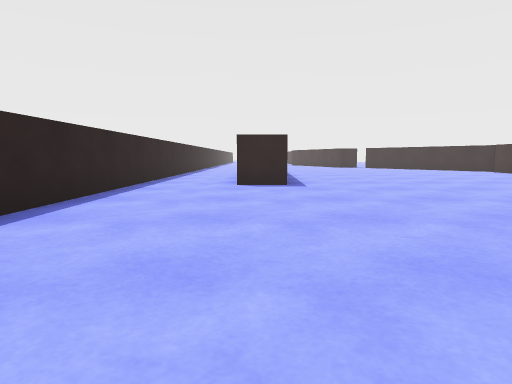
[1] (above)

16 first-person views from a walk through a Unity game level. The camera is 0.56 m above the floor, tilts 6° down and sees 75° across. The floor is counted in squares, 1 m on a side. Each view is taken from the middle of a square. On the plan, view 1 faces up. The plan holds only what a view shows up to about 9 squares ahead; the rest is blank. The place goes on beyond the plan. The player character is not drawn.

[2]
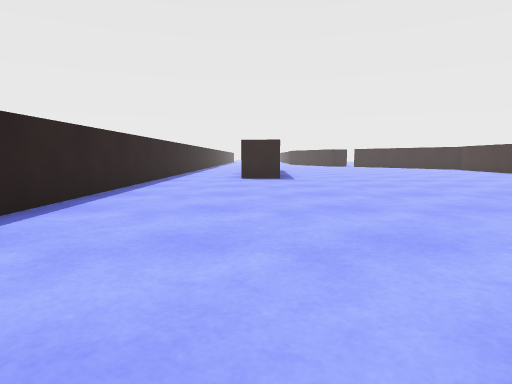

[3]
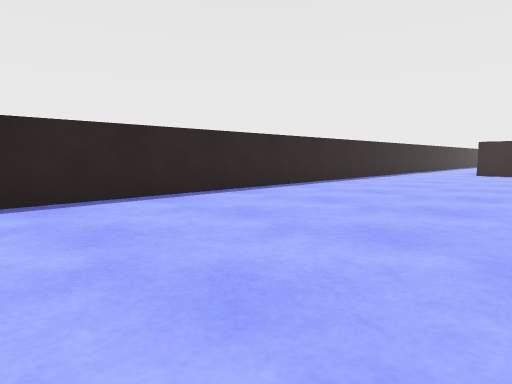

[4]
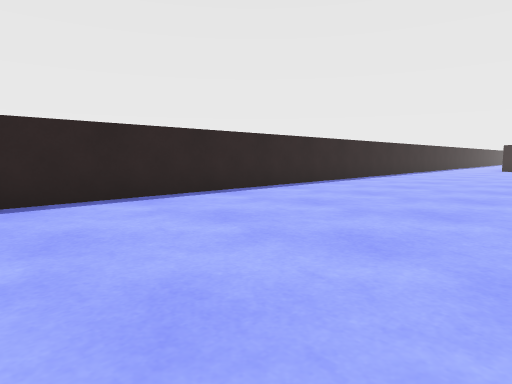

[5]
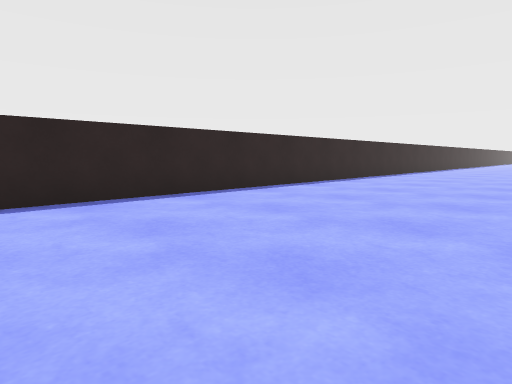

[6]
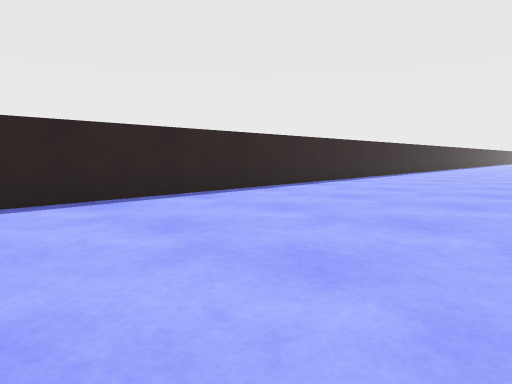

[7]
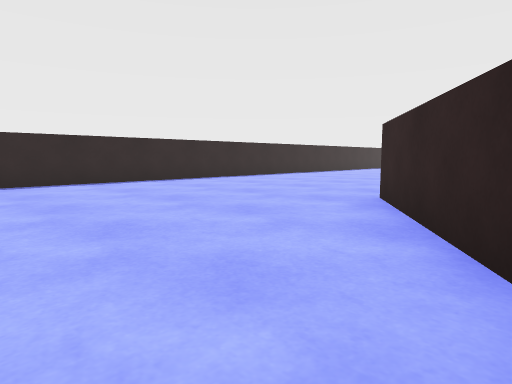

[8]
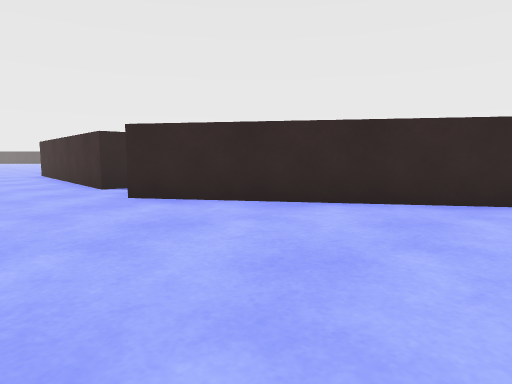

[9]
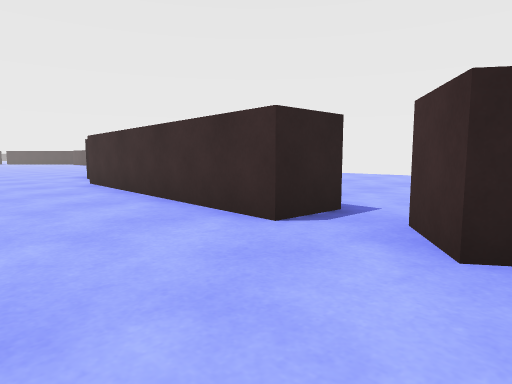

[10]
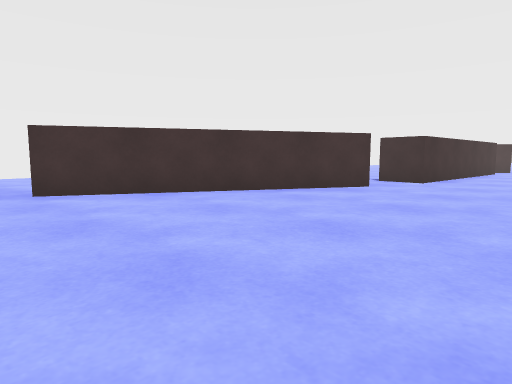

[11]
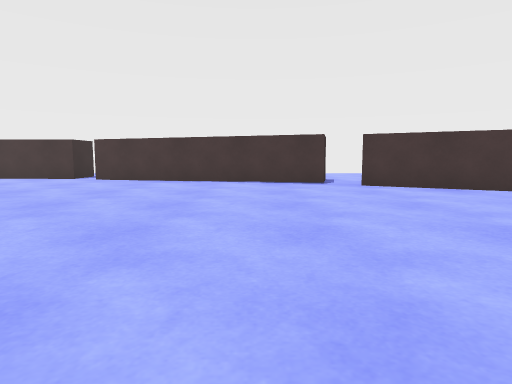

[12]
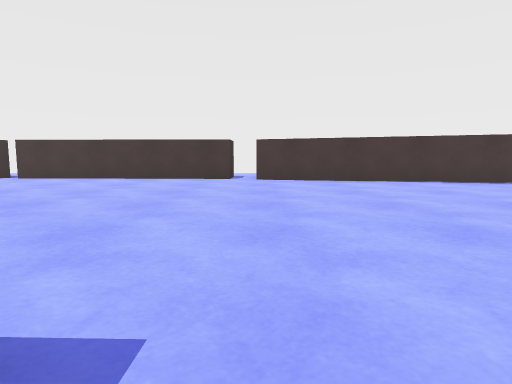

[13]
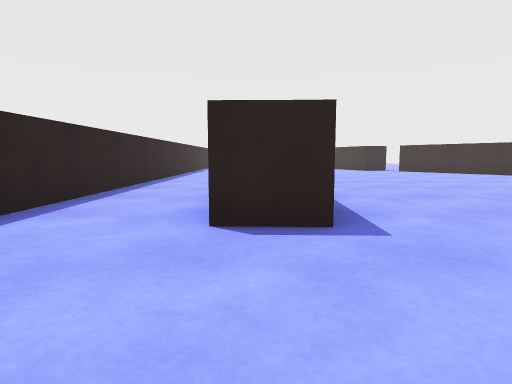

[14]
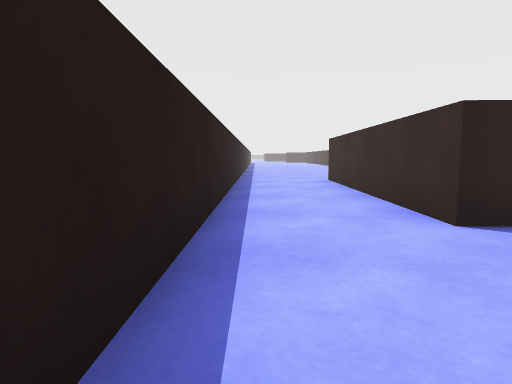

[15]
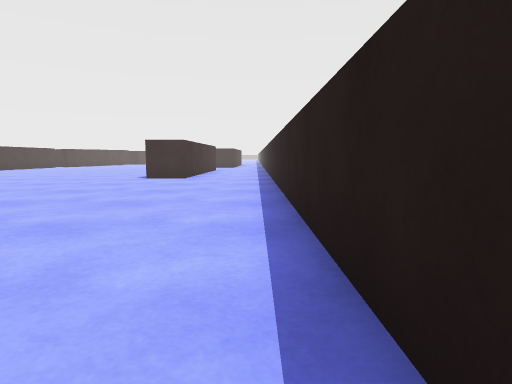

[16]
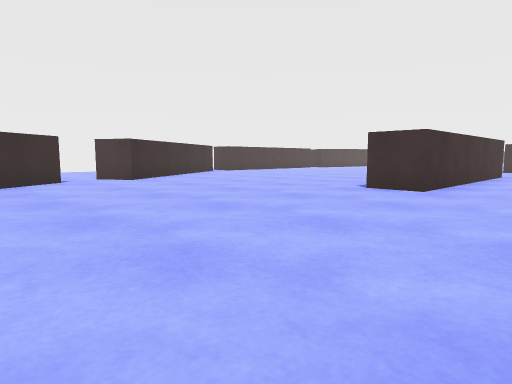

### Floor plan
Points are (right, up) in squares from view 1. A wall is a line through its corners. A room is listed if a view was taken in it or the views show most of it. See-through windows are left out.
Room 1 (views 1, 2, 3, 4, 5, 6, 7, 8, 9, 10, 11, 12, 13, 14, 15, 16)
walls: (3.9, -5.1) (6.6, 0); (4.2, -12.1) (3.2, -12.1) (3.5, -6.5); (7, 0.6) (8.3, 6); (0.6, 6.6) (-0.4, 6.7) (-0.2, 11.6); (8.6, 6.7) (8.7, 11.6); (6.2, -18.2) (3, -13.6) (3.8, -13); (6.4, -20.5) (5.9, -19.6); (-2.4, 11.6) (-2.4, -21.8); (-0.2, -24.5) (-0.1, -21.7) (1, -21.7)
ways out: opening at (4, -6); opening at (6, -19); gap at (9, 6)

Where each view was taken, in squares from view 1:
view 1: 0 up, 0 right, facing up
view 2: 2 down, 0 right, facing up
view 3: 5 down, 2 right, facing up-left
view 4: 9 down, 2 right, facing up-left
view 5: 14 down, 2 right, facing up-left
view 6: 17 down, 2 right, facing up-left
view 7: 18 down, 5 right, facing up-left
view 8: 18 down, 1 right, facing up-right
view 9: 14 down, 1 right, facing up-right
view 10: 1 up, 1 right, facing down-right
view 11: 2 up, 0 right, facing right
view 12: 6 up, 0 right, facing right
view 13: 4 up, 0 right, facing up
view 14: 4 up, 2 left, facing up
view 15: 13 down, 2 left, facing down
view 16: 16 down, 2 left, facing down-right
